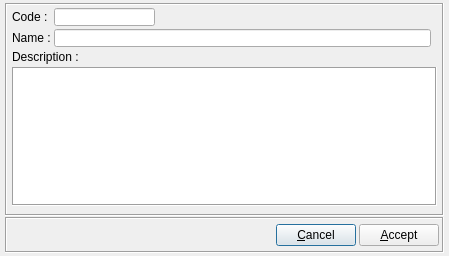
<?xml version="1.0" encoding="UTF-8"?>
<ui version="4.0">
 <class>uiPlatformRecord</class>
 <widget class="QDialog" name="uiPlatformRecord">
  <property name="geometry">
   <rect>
    <x>0</x>
    <y>0</y>
    <width>449</width>
    <height>256</height>
   </rect>
  </property>
  <property name="windowTitle">
   <string>Dialog</string>
  </property>
  <property name="windowIcon">
   <iconset>
    <normaloff>:/Resources/Images/SystemObjects.png</normaloff>:/Resources/Images/SystemObjects.png</iconset>
  </property>
  <property name="styleSheet">
   <string notr="true"/>
  </property>
  <layout class="QGridLayout" name="gridLayout">
   <property name="leftMargin">
    <number>5</number>
   </property>
   <property name="topMargin">
    <number>3</number>
   </property>
   <property name="rightMargin">
    <number>5</number>
   </property>
   <property name="bottomMargin">
    <number>3</number>
   </property>
   <property name="horizontalSpacing">
    <number>3</number>
   </property>
   <property name="verticalSpacing">
    <number>1</number>
   </property>
   <item row="2" column="0">
    <widget class="QFrame" name="frame_2">
     <property name="frameShape">
      <enum>QFrame::Box</enum>
     </property>
     <property name="frameShadow">
      <enum>QFrame::Sunken</enum>
     </property>
     <layout class="QHBoxLayout" name="horizontalLayout">
      <property name="spacing">
       <number>3</number>
      </property>
      <property name="leftMargin">
       <number>3</number>
      </property>
      <property name="topMargin">
       <number>5</number>
      </property>
      <property name="rightMargin">
       <number>3</number>
      </property>
      <property name="bottomMargin">
       <number>5</number>
      </property>
      <item>
       <spacer name="horizontalSpacer_3">
        <property name="orientation">
         <enum>Qt::Horizontal</enum>
        </property>
        <property name="sizeHint" stdset="0">
         <size>
          <width>186</width>
          <height>20</height>
         </size>
        </property>
       </spacer>
      </item>
      <item>
       <widget class="QPushButton" name="pbtCancel">
        <property name="text">
         <string>&amp;Cancel</string>
        </property>
        <property name="icon">
         <iconset resource="NPlatform.qrc">
          <normaloff>:/Resources/Images/Cancel.png</normaloff>:/Resources/Images/Cancel.png</iconset>
        </property>
        <property name="flat">
         <bool>false</bool>
        </property>
       </widget>
      </item>
      <item>
       <widget class="QPushButton" name="pbtAccept">
        <property name="text">
         <string>&amp;Accept</string>
        </property>
        <property name="icon">
         <iconset resource="NPlatform.qrc">
          <normaloff>:/Resources/Images/Accept.png</normaloff>:/Resources/Images/Accept.png</iconset>
        </property>
        <property name="flat">
         <bool>false</bool>
        </property>
       </widget>
      </item>
     </layout>
    </widget>
   </item>
   <item row="1" column="0">
    <widget class="QFrame" name="frame">
     <property name="frameShape">
      <enum>QFrame::Box</enum>
     </property>
     <property name="frameShadow">
      <enum>QFrame::Sunken</enum>
     </property>
     <layout class="QGridLayout" name="gridLayout_2">
      <property name="leftMargin">
       <number>5</number>
      </property>
      <property name="topMargin">
       <number>3</number>
      </property>
      <property name="rightMargin">
       <number>5</number>
      </property>
      <property name="bottomMargin">
       <number>8</number>
      </property>
      <property name="spacing">
       <number>3</number>
      </property>
      <item row="3" column="0" colspan="3">
       <widget class="QTextEdit" name="txtDescription">
        <property name="frameShape">
         <enum>QFrame::Box</enum>
        </property>
        <property name="tabChangesFocus">
         <bool>true</bool>
        </property>
       </widget>
      </item>
      <item row="2" column="0" colspan="2">
       <widget class="QLabel" name="label_7">
        <property name="text">
         <string>Description :</string>
        </property>
       </widget>
      </item>
      <item row="1" column="0">
       <layout class="QGridLayout" name="gridLayout_3">
        <item row="1" column="2">
         <spacer name="horizontalSpacer_5">
          <property name="orientation">
           <enum>Qt::Horizontal</enum>
          </property>
          <property name="sizeHint" stdset="0">
           <size>
            <width>24</width>
            <height>15</height>
           </size>
          </property>
         </spacer>
        </item>
        <item row="1" column="1">
         <widget class="QLineEdit" name="ledCode">
          <property name="minimumSize">
           <size>
            <width>101</width>
            <height>18</height>
           </size>
          </property>
          <property name="maximumSize">
           <size>
            <width>101</width>
            <height>18</height>
           </size>
          </property>
          <property name="styleSheet">
           <string notr="true"/>
          </property>
          <property name="maxLength">
           <number>50</number>
          </property>
         </widget>
        </item>
        <item row="2" column="1" colspan="3">
         <widget class="QLineEdit" name="ledName">
          <property name="sizePolicy">
           <sizepolicy hsizetype="Fixed" vsizetype="Fixed">
            <horstretch>0</horstretch>
            <verstretch>0</verstretch>
           </sizepolicy>
          </property>
          <property name="minimumSize">
           <size>
            <width>101</width>
            <height>18</height>
           </size>
          </property>
          <property name="maximumSize">
           <size>
            <width>1800</width>
            <height>18</height>
           </size>
          </property>
          <property name="maxLength">
           <number>50</number>
          </property>
         </widget>
        </item>
        <item row="1" column="0">
         <widget class="QLabel" name="label_2">
          <property name="text">
           <string>Code :</string>
          </property>
         </widget>
        </item>
        <item row="2" column="0">
         <widget class="QLabel" name="label_3">
          <property name="text">
           <string>Name :</string>
          </property>
         </widget>
        </item>
       </layout>
      </item>
     </layout>
    </widget>
   </item>
  </layout>
 </widget>
 <resources>
  <include location="NPlatform.qrc"/>
 </resources>
 <connections/>
</ui>
